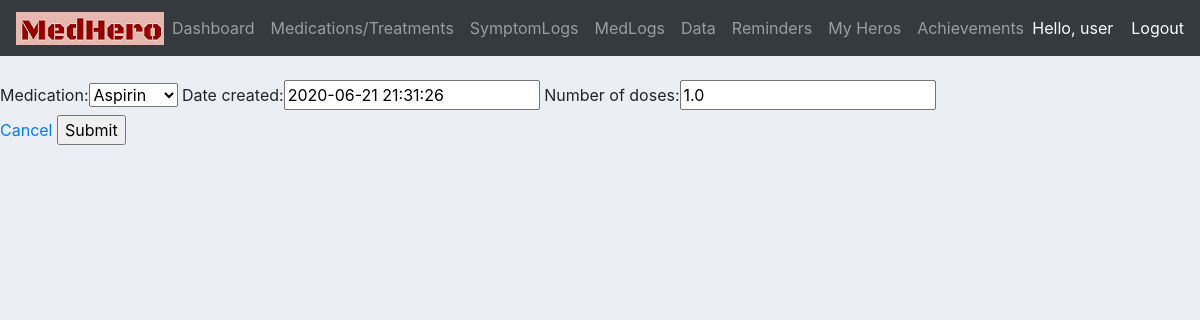
/update_medlog/1/ (signed in), run on an earlier commit of the app's database.
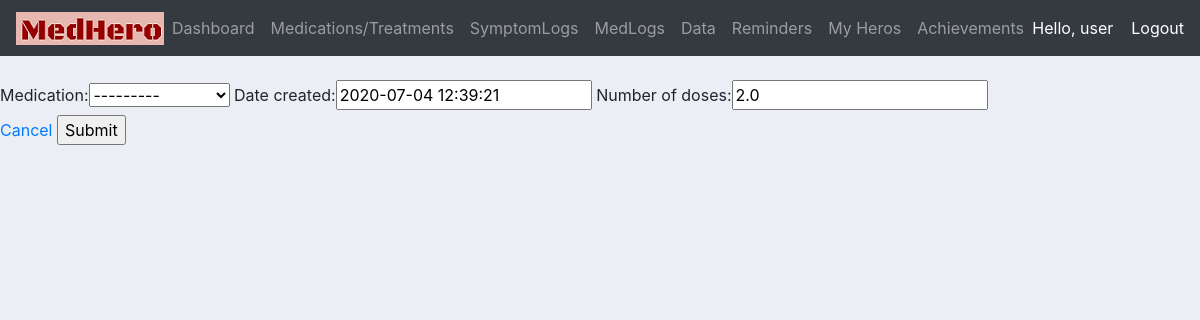
And on a later commit of the database.
### users/models.py (models this page shows, shortened)
class CustomerMedication(models.Model):
    medication = models.ForeignKey(Medication, null = True, on_delete=models.SET_NULL)
    treatment_for = models.CharField(max_length=200, null=True ,blank = True)
    dosage = models.CharField(max_length=200, null=True, blank = True)
    morning = models.BooleanField(default = False)
    midday = models.BooleanField(default = False)
    evening = models.BooleanField(default = False)
    bedtime = models.BooleanField(default = False)
    customer = models.ForeignKey(Customer, null = True, on_delete=models.SET_NULL)
    def __str__(self):
        if self.medication != None:
            return self.medication.name

class MedLog(models.Model):
    customer = models.ForeignKey(Customer, null = True, on_delete=models.SET_NULL)
    medication = models.ForeignKey(CustomerMedication, null = True, on_delete=models.SET_NULL)
    date_created = models.DateTimeField(default=timezone.now(),blank=True, null=True)
    number_of_doses = models.FloatField(null=True)

### users/views.py (the view)
# urls.py: path('update_medlog/<str:pk>/', views.updateMedlog, name="update_medlog"),
@login_required(login_url='login')
def updateMedlog(request, pk):
    Medlog = MedLog.objects.get(id=pk)
    form = MedlogForm(instance=Medlog)
    return_page = 'medlogs'
    if request.method == 'POST':
        form = MedlogForm(request.POST, instance=Medlog)
        if form.is_valid():
            form.save()
            return redirect('/medlogs')
    context = {'form': form, 'return_page': return_page}
    return render(request, 'users/update.html', context)

### users/forms.py
class MedlogForm(ModelForm):
    class Meta:
        model = MedLog
        fields = '__all__'
        exclude  = ('customer',)
    def __init__(self, *args, **kwargs):
        customer = kwargs.pop('customer', None)
        super(MedlogForm, self).__init__(*args, **kwargs)
        if customer != None:
            self.fields['medication'].queryset = customer.customermedication_set.all()

### users/templates/users/update.html (shortened to what this page needs)
{% extends 'users/main.html' %}
{% load static %}
{% block content %}
<br>
<form action = "" method="POST">
    {{form}}
    <br>
    <a href = "{% url return_page %}">Cancel</a>
    <input type="submit" name="Confirm" />
</form>
{% endblock %}

What changed in the data, as far as the page shows it:
removed CustomerMedication: medication "Aspirin"
added CustomerMedication: medication "---------"
changed MedLog: date_created "2020-06-21 21:31:26" → "2020-07-04 12:39:21"; number_of_doses "1.0" → "2.0"
